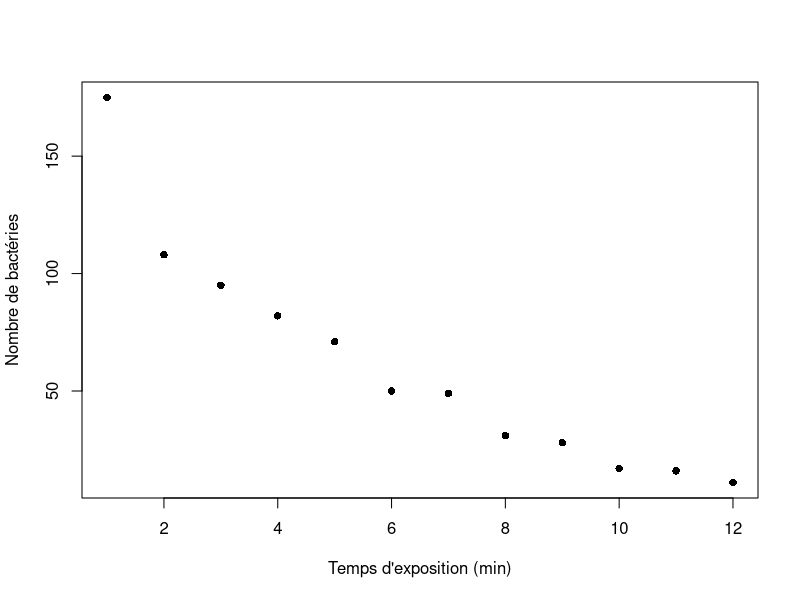
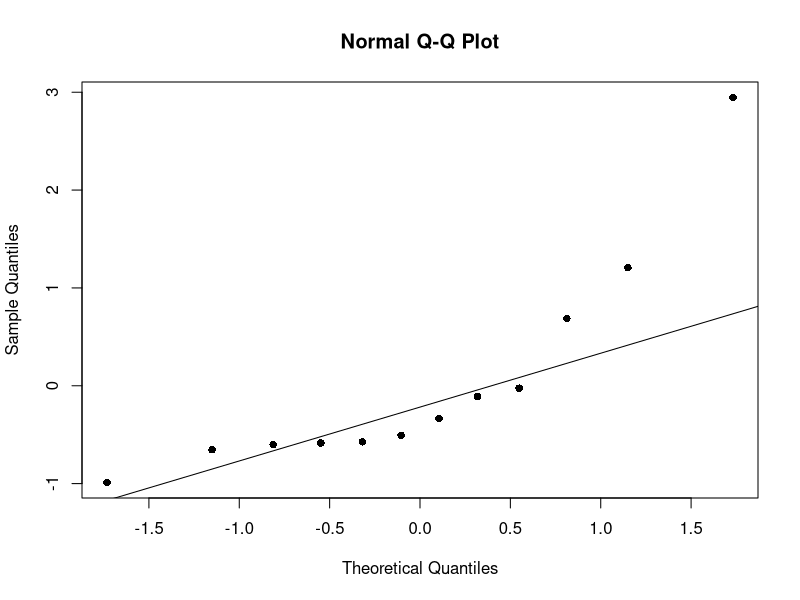
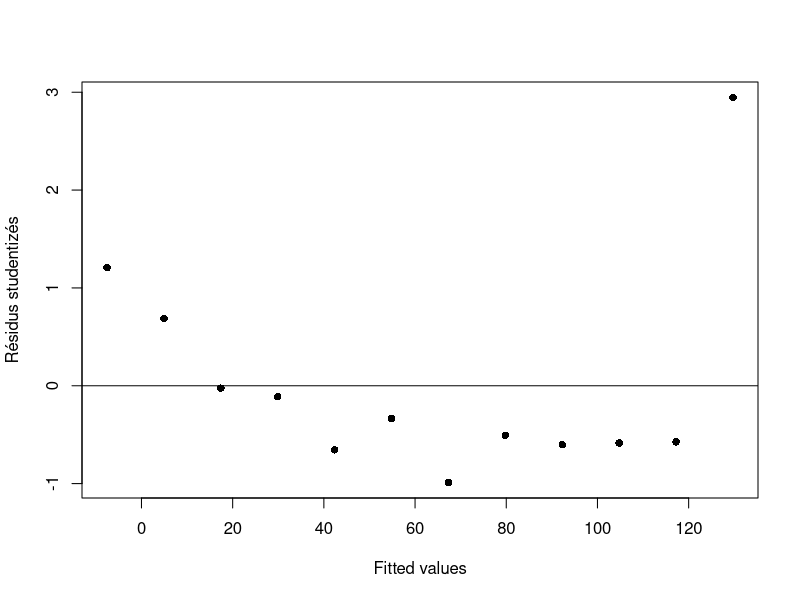
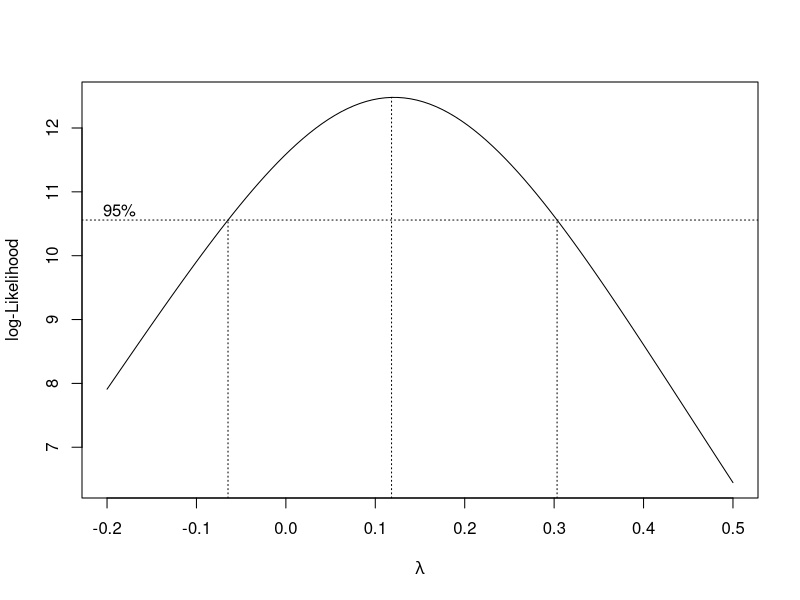
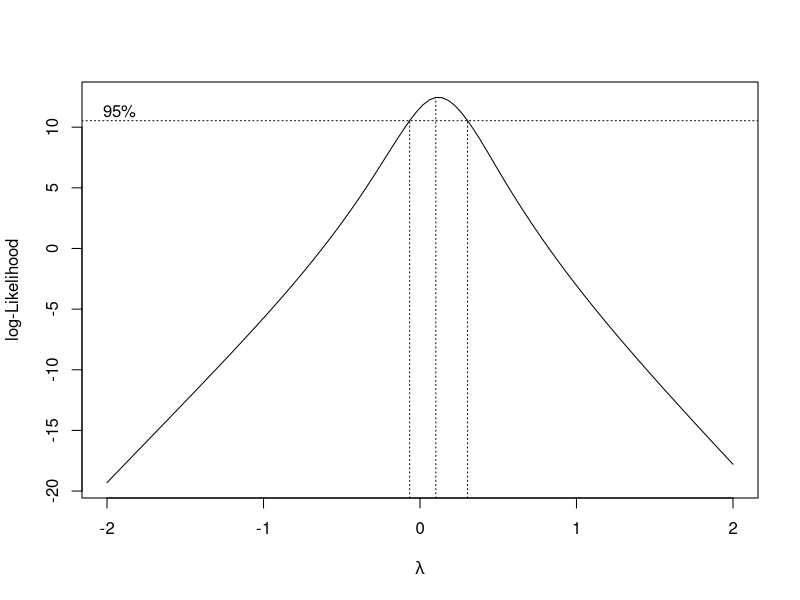
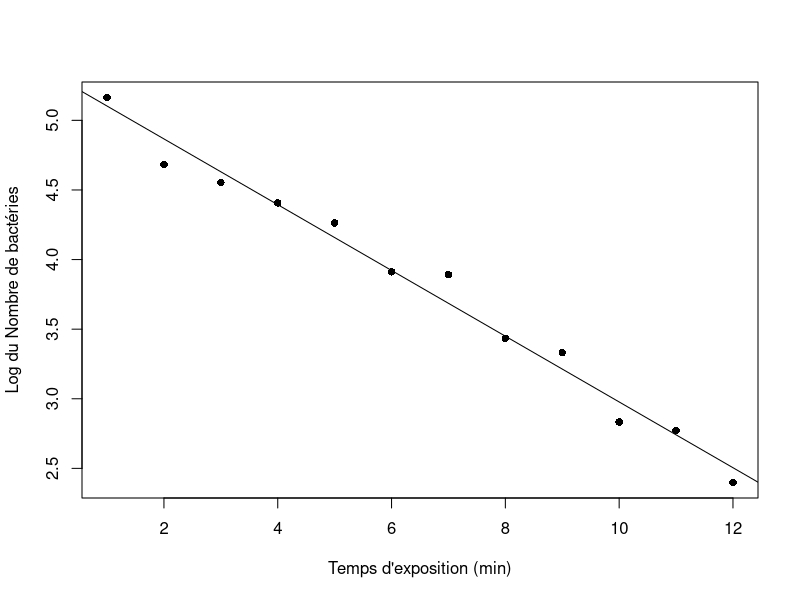
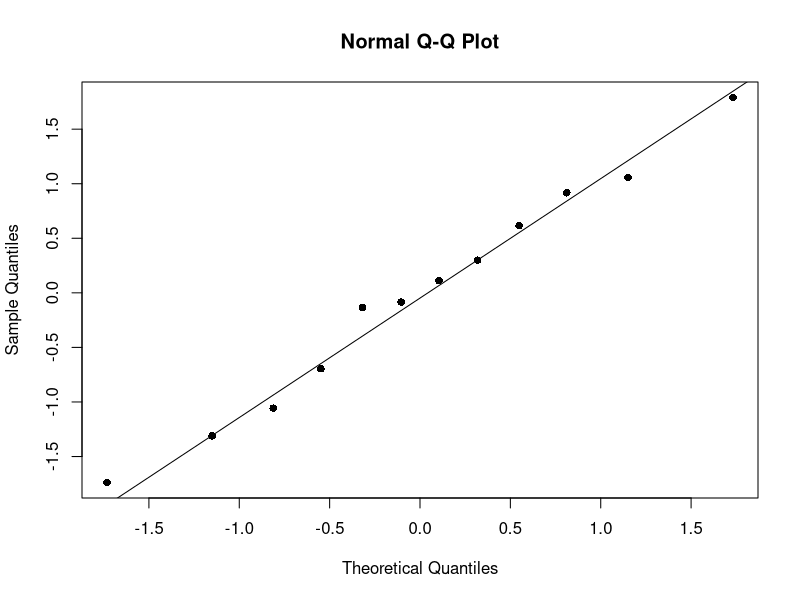
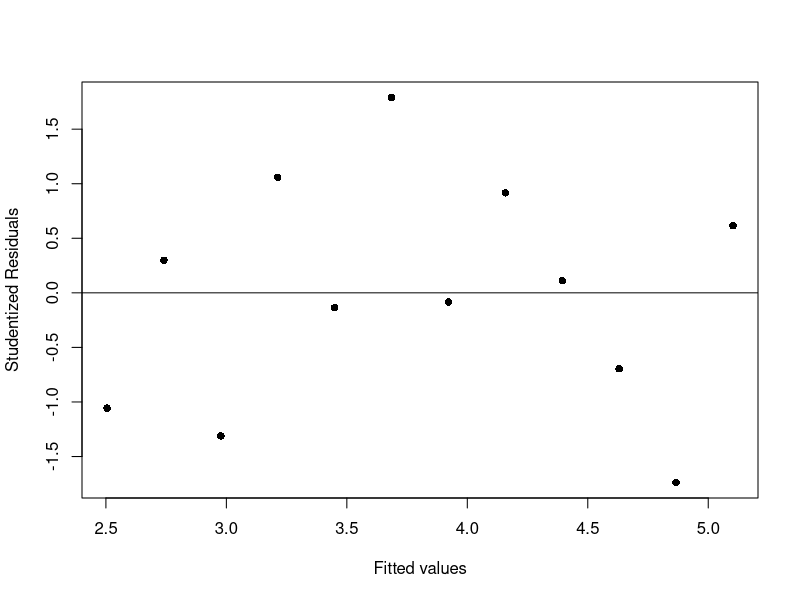

Reproduce these figures in R, in order.
## ---- chunk 1
#| echo: false


library(knitr)

dat <- data.frame(
  `Nombre de bactéries` = c(175, 108, 95, 82, 71, 50,
                            49, 31, 28, 17, 16, 11),
  `Temps d'exposition (min)` = 1:12
)

kable(
  dat,
  align = c("c", "c")
)

## ---- chunk 2
#| echo: false

bact <- c(175, 108, 95, 82, 71, 50, 49, 31, 28, 17, 16, 11)
min <- 1:12
## ---- chunk 3
#| echo: false
#| fig-cap: "Nuage de points du nombre de bactéries en fonction du temps d'exposition en minutes"
#| label: fig-simple-bact


plot(min, bact, pch = 16, xlab = "Temps d'exposition (min)", ylab = "Nombre de bactéries")
## ---- chunk 4
fit1 <- lm(bact ~ min) 
summary(fit1) 
## ---- chunk 5
anova(fit1) 
## ---- chunk 6
#| echo: false
#| fig-cap: "Diagramme quantile-quantile pour la régression linéaire simple."
#| label: fig-simple-bact2


qqnorm(rstandard(fit1), pch = 16)
qqline(rstandard(fit1))
## ---- chunk 7
#| echo: false
#| fig-cap: "Résidus en fonction des valeurs ajustées pour le modèle de régression linéaire simple."
#| label: fig-simple-bact3


plot(fitted(fit1), rstandard(fit1), pch = 16, ylab = "Résidus studentizés", xlab = "Fitted values")
abline(h = 0)
## ---- chunk 8
#| echo: false
#| message: false
#| fig-cap: "Log-vraisemblance en fonction du paramètre pour la méthode Box-Cox"
#| label: fig-simple-bact4

library(MASS)
boxcox(bact~min, lambda = seq(-0.2, 0.5, len = 20), plotit = TRUE)
boxcox(bact~min, lambda = seq(-2, 2, len = 20), plotit = TRUE)
## ---- chunk 9
logbact <- log(bact)
fit2 <- lm(logbact~min)
summary(fit2)
## ---- chunk 10
#| echo: false
#| fig-cap: "Nuage de points du logarithme du nombre de bactéries en fonction de temps d'exposition."
#| label: fig-simple-bact5


plot(min, logbact, pch = 16, xlab = "Temps d'exposition (min)", ylab = "Log du Nombre de bactéries")
abline(fit2)
## ---- chunk 11
anova(fit2)
## ---- chunk 12
#| echo: false
#| fig-cap: "Diagramme quantile-quantile pour le logarithme du nombre de bactéries"
#| label: fig-simple-bact6

qqnorm(rstandard(fit2), pch = 16)
qqline(rstandard(fit2))

## ---- chunk 13
#| echo: false
#| fig-cap: "Résidus en fonction des valeurs ajustées pour le logarithme du nombre de bactéries"
#| label: fig-simple-bact7

plot(fitted(fit2), rstandard(fit2), pch = 16, ylab = "Studentized Residuals", xlab = "Fitted values")
abline(h = 0)
